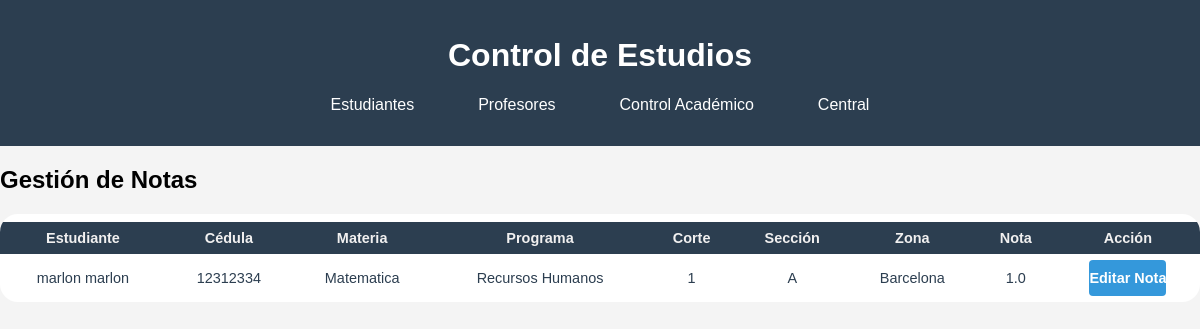
/profesores/profesores/12312312/notas, run on the app's committed database.
### modulos/central/models.py (models this page shows, shortened)
class Persona(db.Model):
    __tablename__ = 'personas'
    cedula = db.Column(db.String(20), primary_key=True, unique=True)
    nombre = db.Column(db.String(100), nullable=False)
    apellido = db.Column(db.String(100), nullable=False)
    numero_telefono = db.Column(db.Integer)
    correo_electronico = db.Column(db.String(100), unique=True, nullable=False)
    usuario = db.Column(db.String(50), unique=True, nullable=False)
    contrasenia = db.Column(db.String(100), nullable=False)
    rol = db.Column(db.String(20), nullable=False)
    __mapper_args__ = {
        'polymorphic_identity': 'persona',
        'polymorphic_on': rol
    }

### modulos/estudiantes/models.py (models this page shows, shortened)
class Estudiante(Persona):
    __tablename__ = 'estudiantes'
    cedula = db.Column(db.String(20), db.ForeignKey('personas.cedula'), primary_key=True)
    carrera_id = db.Column(db.Integer, db.ForeignKey('carreras.id'), nullable=True)
    solvente = db.Column(db.Boolean, default = False)
    carrera = db.relationship('Carrera', back_populates='estudiantes')
    inscripciones = db.relationship('Inscripcion', back_populates='estudiante', cascade="all, delete-orphan")
    notas = db.relationship('Nota', back_populates='estudiante', cascade="all, delete-orphan")
    __mapper_args__ = {
        'polymorphic_identity': 'estudiante',
    }

### modulos/control_academico/models.py (models this page shows, shortened)
class Materia(db.Model):
    __tablename__ ='materias'
    codigo = db.Column(db.Integer, primary_key=True, unique=True)
    nombre = db.Column(db.String(100), nullable=False)
    programa_id = db.Column(db.Integer, db.ForeignKey('programas.id'), nullable=False)
    profesor_id = db.Column(db.String(20), db.ForeignKey('profesores.cedula'), nullable=True)
    programa = db.relationship('Programa', back_populates='materias')
    profesor = db.relationship('Profesor', back_populates='materias')
    notas = db.relationship('Nota', back_populates='materia')

class Programa(db.Model):
    __tablename__ = 'programas'
    id = db.Column(db.Integer, primary_key=True)
    nombre = db.Column(db.String(100), nullable=False)
    carrera_id = db.Column(db.Integer, db.ForeignKey('carreras.id'), nullable=False)
    carrera = db.relationship('Carrera', back_populates='programas')
    materias = db.relationship('Materia', back_populates='programa')
    cortes = db.relationship('Corte', back_populates='programa')

class Corte(db.Model):
    __tablename__ = 'cortes'
    id = db.Column(db.Integer, primary_key=True)
    programa_id = db.Column(db.Integer, db.ForeignKey('programas.id'), nullable=False)
    seccion = db.Column(db.String(20), nullable=False)
    zona = db.Column(db.String(50), nullable=False)
    fecha_inicio = db.Column(db.Date, nullable=False)
    fecha_fin = db.Column(db.Date, nullable=False)
    programa = db.relationship('Programa', back_populates='cortes')
    inscripciones = db.relationship('Inscripcion', back_populates='corte')

class Nota(db.Model):
    __tablename__ = 'notas'
    id = db.Column(db.Integer, primary_key=True)
    estudiante_id = db.Column(db.String(20), db.ForeignKey('estudiantes.cedula'), nullable=False)
    materia_codigo = db.Column(db.Integer, db.ForeignKey('materias.codigo'), nullable=False)
    nota = db.Column(db.Float, nullable=False)
    fecha_registro = db.Column(db.DateTime, default=datetime.utcnow, nullable=False)
    estudiante = db.relationship('Estudiante', back_populates='notas')
    materia = db.relationship('Materia', back_populates='notas')

### modulos/profesores/routes.py (the view)
@bp.route('/profesores/<cedula>/notas')
def notas_profesor(cedula):
    profesor = Profesor.query.get_or_404(cedula)
    materias_profesor = Materia.query.filter_by(profesor_id=cedula).all()
    estudiantes_con_notas = []
    for materia in materias_profesor:
        programas_con_materia = Programa.query.join(Materia).filter(Materia.codigo == materia.codigo).all()
        for programa in programas_con_materia:
            cortes_programa = Corte.query.filter_by(programa_id=programa.id).all()
            for corte in cortes_programa:
                inscripciones = Inscripcion.query.filter_by(corte_id=corte.id).all()
                for inscripcion in inscripciones:
                    estudiante = Estudiante.query.get(inscripcion.estudiante_id)
                    if estudiante:
                        nota_existente = Nota.query.filter_by(
                            estudiante_id=estudiante.cedula,
                            materia_codigo=materia.codigo
                        ).first()
                        estudiantes_con_notas.append({
                            'estudiante': estudiante,
                            'materia': materia,
                            'corte': corte,
                            'programa': programa,
                            'inscripcion': inscripcion,
                            'nota': nota_existente
                        })
    return render_template('profesores/notas.html',
                         profesor=profesor,
                         estudiantes_con_notas=estudiantes_con_notas)

### modulos/profesores/templates/profesores/notas.html (shortened to what this page needs)
{% extends "central/base.html" %}
{% block content %}
<h2>Gestión de Notas</h2>
<table class="tabla-estudiantes">
    <thead>
        <tr>
            <th>Estudiante</th>
            <th>Cédula</th>
            <th>Materia</th>
            <th>Programa</th>
            <th>Corte</th>
            <th>Sección</th>
            <th>Zona</th>
            <th>Nota</th>
            <th>Acción</th>
        </tr>
    </thead>
    <tbody>
        {% for item in estudiantes_con_notas %}
        <tr>
            <td>{{ item.estudiante.nombre }} {{ item.estudiante.apellido }}</td>
            <td>{{ item.estudiante.cedula }}</td>
            <td>{{ item.materia.nombre }}</td>
            <td>{{ item.programa.nombre }}</td>
            <td>{{ item.corte.id }}</td>
            <td>{{ item.corte.seccion }}</td>
            <td>{{ item.corte.zona }}</td>
            <td>{% if item.nota %}{{ item.nota.nota }}{% else %}No asignada{% endif %}</td>
            <td>
                <a href="{{ url_for('profesores.editar_nota', cedula=profesor.cedula, estudiante_cedula=item.estudiante.cedula, materia_codigo=item.materia.codigo) }}" class="btn-form-estudiante">Editar Nota</a>
            </td>
        </tr>
        {% endfor %}
    </tbody>
</table>
{% endblock %}

### modulos/static/css/style.css (style rules this page uses)
body { font-family: Arial, sans-serif; margin: 0; padding: 0; background-color: #f4f4f4; }
a { text-decoration: none ; }
.tabla-estudiantes { width: 100%; max-width: 1500; margin: 0 auto 30px auto; border-collapse: separate; border-spacing: 0 8px; border-radius: 18px; margin-bottom: 30px; background: #fff; overflow: hidden; }
.tabla-estudiantes th, .tabla-estudiantes td { padding: 8px 12px; text-align: center; }
.tabla-estudiantes, .tabla-estudiantes th, .tabla-estudiantes td { font-family: Arial, sans-serif; font-size: 0.95em; color: #2c3e50; }
.tabla-estudiantes th { background-color: #2c3e50; color: #f1f0f0; }
.btn-form-estudiante { width: 100%; padding: 10px 0; background-color: #3498db; color: white; border: none; border-radius: 4px; font-weight: bold; cursor: pointer; transition: background 0.2s; margin-top: 10px; }

### data on the page
Persona: estudiante.nombre "marlon", estudiante.apellido "marlon"
Estudiante: estudiante.cedula "12312334"
Materia: materia.nombre "Matematica"
Programa: programa.nombre "Recursos Humanos"
Corte: corte.id "1", corte.seccion "A", corte.zona "Barcelona"
Nota: nota.nota "1.0"
